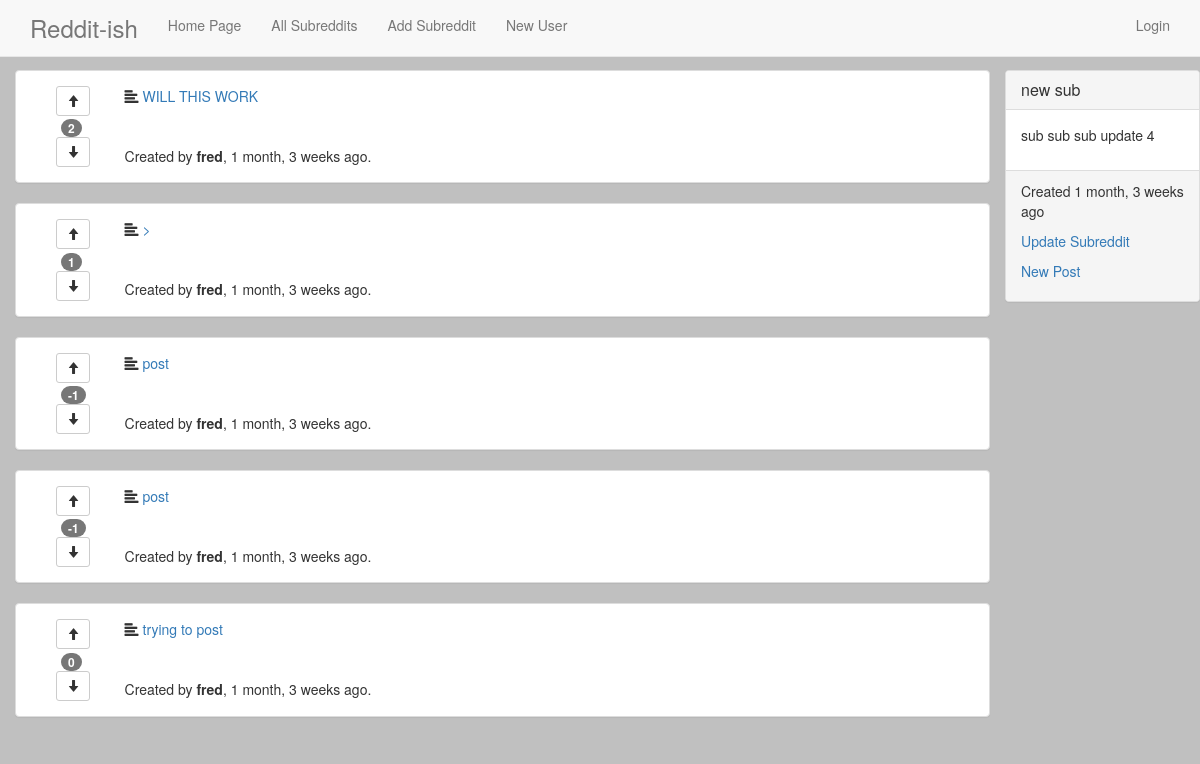
/13/, run on an earlier commit of the app's database.
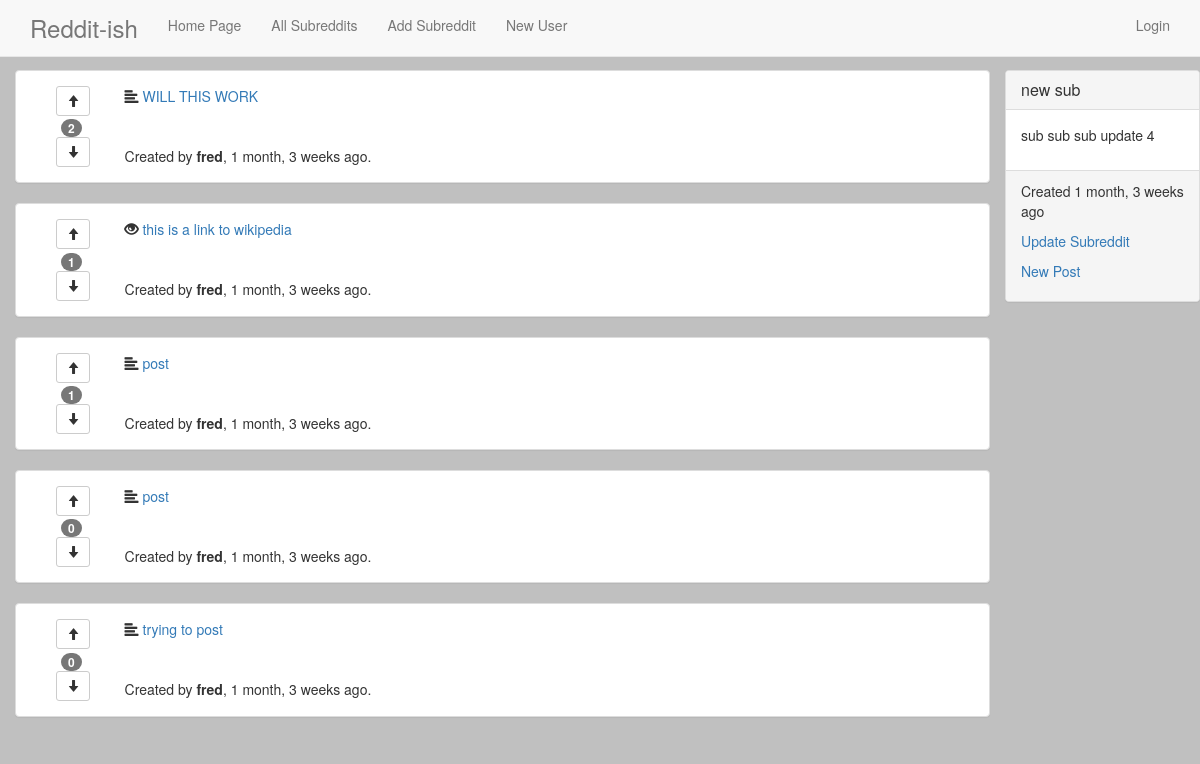
And on a later commit of the database.
### reddit_app/models.py (models this page shows, shortened)
class Post(models.Model):
    title = models.CharField(max_length=175)
    description = models.CharField(max_length=255)
    url = models.URLField(null=True, blank=True)
    creation_time = models.DateTimeField(auto_now_add=True)
    modification_time = models.DateTimeField(auto_now=True)
    subreddit = models.ForeignKey(Subreddit)
    user = models.ForeignKey(User)
    class Meta:
        ordering = ("-creation_time",)
    @property
    def score(self):
        return sum(post_obj.score for post_obj in self.postvote_set.all())

class PostVote(models.Model):
    user = models.ForeignKey(User)
    post = models.ForeignKey(Post)
    value = models.BooleanField()
    class Meta:
        unique_together = ('user', 'post')
    @property
    def score(self):
        if self.value:
            return 1
        return -1

### reddit_app/views.py (the view)
# urls.py: url(r'^(?P<pk>\d+)/$', SubredditDetailView.as_view(), name='subreddit_detail_view'),
class SubredditDetailView(DetailView):
    model = Subreddit

### reddit_app/models.py (called while the page is built)
    def recent_posts(self):
        return self.post_set.all()

    def __str__(self):
        return self.name

### templates/reddit_app/subreddit_detail.html (shortened to what this page needs)
{% extends 'base.html' %}
{% block content %}
<div class="row">
<div class="col-md-10">
  <div class="row">
      {% for post in object.recent_posts %}
        <div class="panel panel-default">
          <div class="panel-body">
            <div class="col-md-1">
              <div class="col-sm-1 ">
                  <div class="row center-block">
                    <div class="col">
                    <div class="btn-toolbar" role='group'>
                      <form class="" action="{% url 'post_upvote_view' post.id %}" method="post">
                        <button type="submit" class='btn btn-default btn-sm'>
                          <span class="glyphicon glyphicon-arrow-up" aria-hidden="true"></span>
                        </button>
                      </form>
                    </div>
                  </div>
                  </div>
                  <div class="row center-block">
                    <div class="col">
                      <span class="badge">{{ post.score }}</span>
                    </div>
                  </div>
                  <div class="row center-block">
                    <div class="col">
                    <div class="btn-toolbar" role='group'>
                      <form class="" action="{% url 'post_downvote_view' post.id %}" method="post">
                        <button type="submit" class='btn btn-default btn-sm'>
                          <span class="glyphicon glyphicon-arrow-down" aria-hidden="true"></span>
                        </button>
                      </form>
                    </div>
                  </div>
                  </div>
              </div>
            </div>
            <div class="col-md-11">
            {% if post.url %}
              <span class="glyphicon glyphicon-eye-open" aria-hidden="true"></span>
              <a href="{{ post.url }}">{{ post.title }}</a>
            {% else %}
              <span class="glyphicon glyphicon-align-left" aria-hidden="true"></span>
              <a href="{% url 'post_detail_view' post.id %}">{{ post.title }}</a>
            {% endif %}
              <br><br><br>
              Created by <b>{{ post.user }}</b>, {{ post.creation_time|timesince }} ago.
            </div>
          </div>
      </div>
      {% endfor %}
  </div>
</div>
<div class="col-md-2">
  <div class="affix">
  <div class="panel panel-default">
    <div class="panel-heading">
        <h3 class="panel-title">{{ object }}</a></h3>
    </div>
    <div class="panel-body">
        <p>
            {{ object.description }}
        </p>
    </div>
    <div class="panel-footer">
    <p>
        Created {{ object.creation|timesince }} ago
    </p>
    <p>
        <a href="{% url 'subreddit_update_view' object.id %}">Update Subreddit</a>
    </p>
    <p>
        <a href="{% url 'post_create_view' object.id %}">New Post</a>
    </p>
    </div>
  </div>
  </div>
</div>
</div>
{% endblock %}

What changed in the data, as far as the page shows it:
changed Post: title ">" → "this is a link to wikipedia"
computed for Post (number 3 of 5 on the later page): score "-1" → "1"
computed for Post (number 4 of 5 on the later page): score "-1" → "0"
